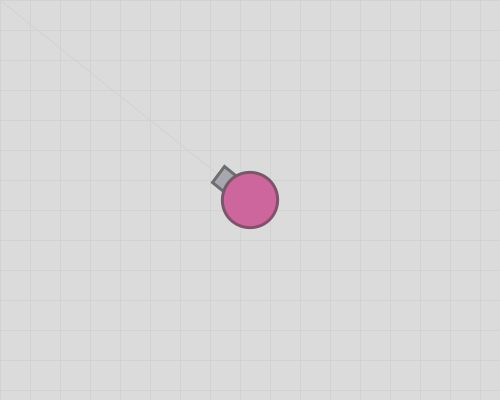
Frame 1 (no input)
Frame 60 (the mouse pressed at the canvas centre just before this capture): identical to frame 1, image omitted
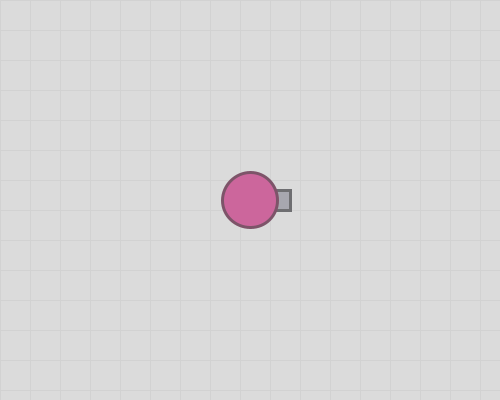
Frame 120 (the mouse held since frame 60 and released just before this capture)

The Processing sketch that drew these frames (run headless with seeded random() and noise(); from frame 60 on, the mouse is pressed at the canvas centre):

// Processing sketch: week07_4_arras04_background_for_line_line_void_keyPressed_keyCo
// ── week07_4_arras04_background_for_line_line_void_keyPressed_keyCo.pde
// week07_4_arras04_background_for_line_line_void_keyPressed_keyCode
void setup(){
  size(500,400);
}
void keyPressed(){
  if(keyCode==RIGHT) x+=1;
  if(keyCode==LEFT) x-=1;
  if(keyCode==UP) y-=1;
  if(keyCode==DOWN) y+=1;
}
float x = 250, y=200;
void draw(){
  //background(215,184,200); //紅底
  //stroke(211,180,196); //紅底的線
  background(219); //灰底
  stroke(210); //灰底的線
  strokeWeight(1);
  for(int i=0; i<30; i++){
    line(0, i*30, 500, i*30);
    line(i*30, 0, i*30, 500);
  }
  float dx = mouseX-x, dy = mouseY-y;
  float a = atan2(dy,dx); //atan2() 算出角度
  line(x, y, mouseX, mouseY);
  myTank(x, y, a);
}
void myTank(float x, float y, float a){
  translate(x, y); //大二下圖學課教的：移動
  rotate(a); //大二下圖學課教的：旋轉
  fill(167,167,175);
  stroke(110,110,113);
  strokeWeight(3);
  rect(20,-10,20,20);//砲管
  
  fill(204,102,156);
  stroke(125,84,105);
  strokeWeight(3);
  ellipse(0,0,55,55);//圓形的身體
}
